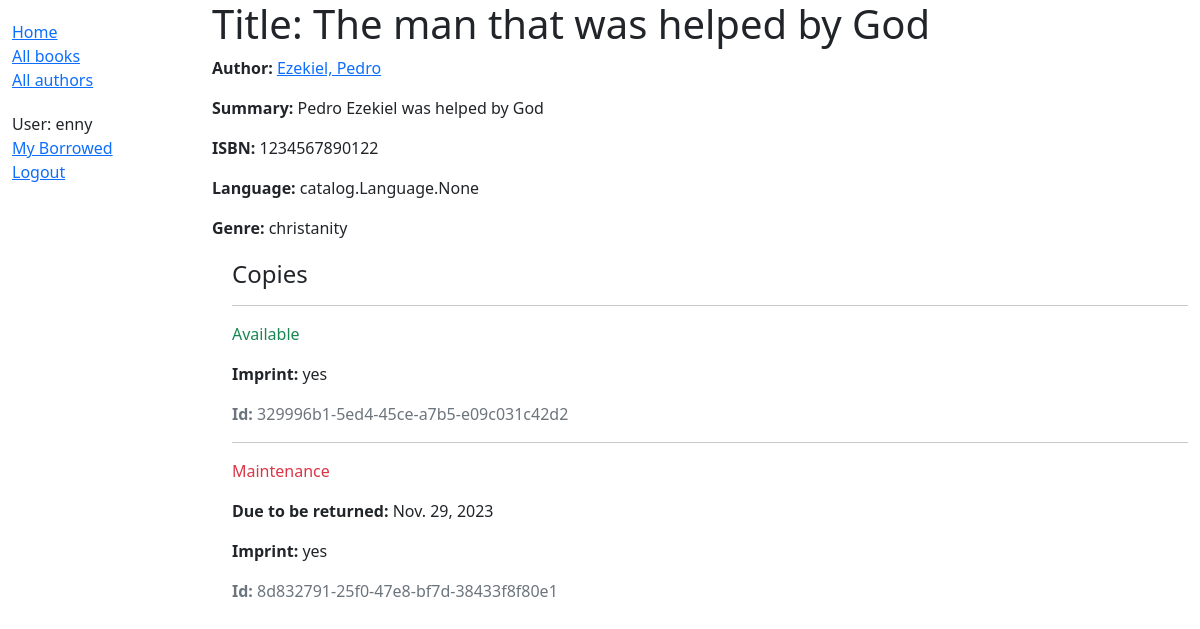
Page /catalog/book/2 (signed in) on the committed database.
### catalog/models.py (models this page shows, shortened)
class Book(models.Model):
    title = models.CharField(max_length=200)
    author = models.ForeignKey('Author', on_delete=models.SET_NULL, null=True)
    summary = models.TextField(max_length=1000, help_text='Enter a brief description of the book')
    isbn = models.CharField('ISBN', max_length=13, unique=True,
                             help_text='13 Character <a href="https://www.isbn-international.org/content/what-isbn">ISBN number</a>')
    genre = models.ManyToManyField(Genre, help_text='Select a genre for this book')
    language = models.ManyToManyField(Language)
    def display_genre(self):
        """Create a string for the Genre. This is required to display genre in Admin."""
        return ', '.join(genre.name for genre in self.genre.all()[:3])
    display_genre.short_description = 'Genre'

class Author(models.Model):
    first_name = models.CharField(max_length=100)
    last_name = models.CharField(max_length=100)
    date_of_birth = models.DateField(null=True, blank=True)
    date_of_death = models.DateField('Died', null=True, blank=True)
    class Meta:
        ordering = ['last_name', 'first_name']
    def __str__(self):
        return f'{self.last_name}, {self.first_name}'

class Genre(models.Model):
    name = models.CharField(max_length=200, help_text='Enter a book genre (e.g. Science Fiction)')
    def __str__(self):
        return self.name
    name = models.CharField(max_length=200, help_text='Enter the book language (e.g. English)')

class BookInstance(models.Model):
    id = models.UUIDField(primary_key=True, default=uuid.uuid4, help_text='Unique ID for this particular book across whole library')
    book = models.ForeignKey('Book', on_delete=models.RESTRICT, null=True)
    imprint = models.CharField(max_length=200)
    due_back = models.DateField(null=True, blank=True)
    borrower = models.ForeignKey(User, on_delete=models.SET_NULL, null=True, blank=True)
    LOAN_STATUS = (
        ('m', 'Maintenance'),
        ('o', 'On loan'),
        ('a', 'Available'),
        ('r', 'Reserved'),
    )
    status = models.CharField(
        max_length=1,
        choices=LOAN_STATUS,
        blank=True,
        default='m',
        help_text='Book availability',
    )
    class Meta:
        ordering = ['due_back']
        permissions = (("can_mark_returned", "Set book as returned"),)

### catalog/views.py (the view)
# urls.py: path('book/<int:pk>', views.BookDetailView.as_view(), name='book-detail'),
class BookDetailView(LoginRequiredMixin, generic.DetailView):
    model = Book
    template_name = 'book_details.html'

### catalog/templates/book_details.html
{% extends "base_generic.html" %}
{% block content %}
  <h1>Title: {{ book.title }}</h1>
  <p><strong>Author:</strong> <a href="">{{ book.author }}</a></p>
  <p><strong>Summary:</strong> {{ book.summary }}</p>
  <p><strong>ISBN:</strong> {{ book.isbn }}</p>
  <p><strong>Language:</strong> {{ book.language }}</p>
  <p><strong>Genre:</strong> {{ book.genre.all|join:", " }}</p>
  <div style="margin-left:20px;margin-top:20px">
    <h4>Copies</h4>
    {% for copy in book.bookinstance_set.all %}
      <hr>
      <p class="{% if copy.status == 'a' %}text-success{% elif copy.status == 'm' %}text-danger{% else %}text-warning{% endif %}">
        {{ copy.get_status_display }}
      </p>
      {% if copy.status != 'a' %}
        <p><strong>Due to be returned:</strong> {{ copy.due_back }}</p>
      {% endif %}
      <p><strong>Imprint:</strong> {{ copy.imprint }}</p>
      <p class="text-muted"><strong>Id:</strong> {{ copy.id }}</p>
    {% endfor %}
  </div>
{% endblock %}

### catalog/templates/base_generic.html (shortened to what this page needs)
<!DOCTYPE html>
<html lang="en">
  <head>
    <link
      href="https://cdn.jsdelivr.net/npm/bootstrap@5.1.3/dist/css/bootstrap.min.css"
      rel="stylesheet"
    />
    {% load static %}
    <link rel="stylesheet" href="{% static 'css/styles.css' %}" />
  </head>
  <body>
    <div class="container-fluid">
      <div class="row">
        <div class="col-sm-2">
          {% block sidebar %}
          <ul class="sidebar-nav">
            <li><a href="{% url 'index' %}">Home</a></li>
            <li><a href="{% url 'books' %}">All books</a></li>
            <li><a href="{% url 'authors'%}">All authors</a></li>
            <ul class="sidebar-nav">
              <ul class="sidebar-nav">
                {% if user.is_authenticated %}
                    <li>User: {{ user.get_username }}</li>
                    <li><a href="{% url 'my-borrowed' %}">My Borrowed</a></li>
                    <li><a href="{% url 'logout' %}?next={{ request.path }}">Logout</a></li>
                {% else %}
                    <li><a href="{% url 'login' %}?next={{ request.path }}">Login</a></li>
                {% endif %}
              </ul>
            </ul>
          </ul>
          {% endblock %}
        </div>
        <div class="col-sm-10">
          {% block content %}
          {% endblock %}
        </div>
      </div>
    </div>
  </body>
</html>

### catalog/static/css/styles.css (style rules this page uses)
.sidebar-nav { margin-top: 20px; padding: 0; list-style: none; }

### rows in the picture
Book: author "Ezekiel, Pedro", summary "Pedro Ezekiel was helped by God", isbn "1234567890122", language "catalog.Language.None", genre.all "christanity"
BookInstance: status "Available", imprint "yes", id "329996b1-5ed4-45ce-a7b5-e09c031c42d2"
BookInstance: status "Maintenance", due_back "Nov. 29, 2023", imprint "yes", id "8d832791-25f0-47e8-bf7d-38433f8f80e1"

### other values in the picture
{{ user.get_username }} "enny"
